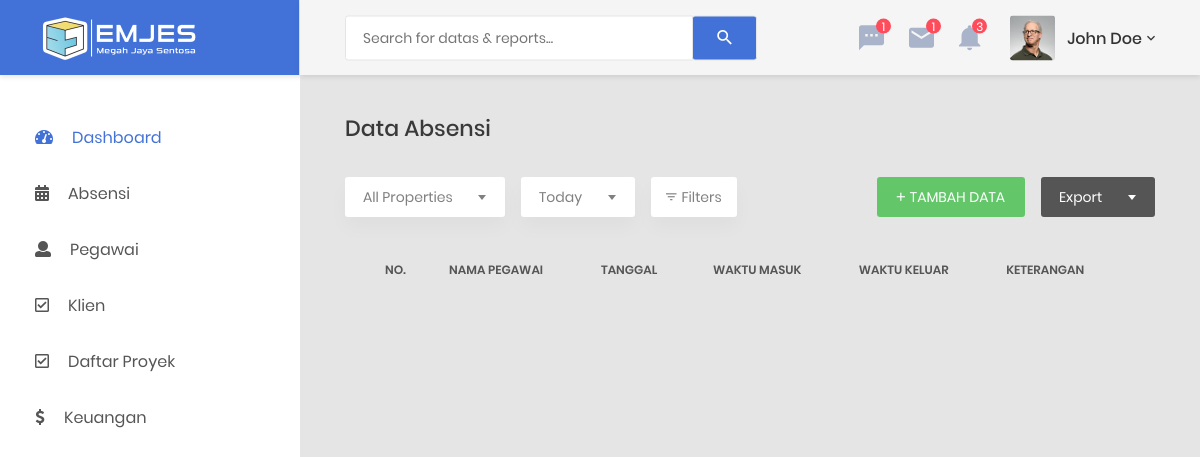
Page /index.php/absensi on the earlier database version.
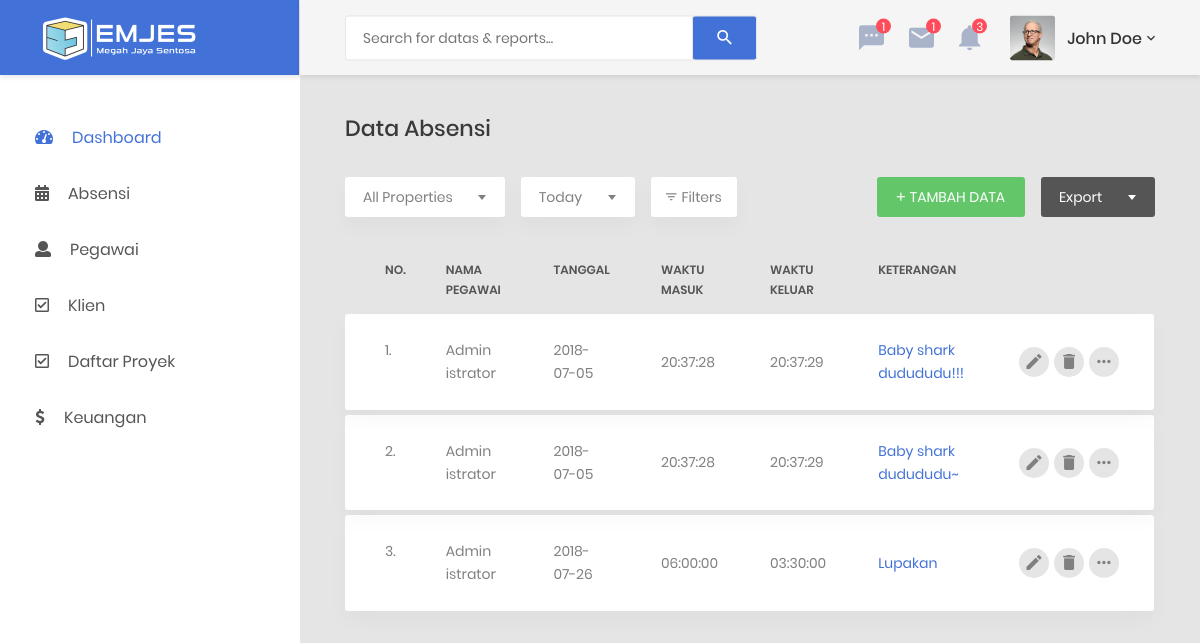
Same page on the later database version.
### tables this page shows
CREATE TABLE `absensi`  (
  `idAbsensi` bigint(20) NOT NULL AUTO_INCREMENT,
  `idPegawai` int(11) NULL DEFAULT NULL,
  `waktuMasuk` time(0) NULL DEFAULT NULL,
  `waktuKeluar` time(0) NULL DEFAULT NULL,
  `tanggal` date NULL DEFAULT NULL,
  `keterangan` text NULL,
  PRIMARY KEY (`idAbsensi`) USING BTREE,
  INDEX `fk_absensi_pegawai_1`(`idPegawai`) USING BTREE
);

CREATE TABLE `users`  (
  `id` int(11) UNSIGNED NOT NULL AUTO_INCREMENT,
  `ip_address` varchar(45) NOT NULL,
  `username` varchar(100) NULL DEFAULT NULL,
  `password` varchar(255) NOT NULL,
  `salt` varchar(255) NULL DEFAULT NULL,
  `email` varchar(254) NOT NULL,
  `activation_code` varchar(40) NULL DEFAULT NULL,
  `forgotten_password_code` varchar(40) NULL DEFAULT NULL,
  `forgotten_password_time` int(11) UNSIGNED NULL DEFAULT NULL,
  `remember_code` varchar(40) NULL DEFAULT NULL,
  `created_on` int(11) UNSIGNED NOT NULL,
  `last_login` int(11) UNSIGNED NULL DEFAULT NULL,
  `active` tinyint(1) UNSIGNED NULL DEFAULT NULL,
  `first_name` varchar(50) NULL DEFAULT NULL,
  `last_name` varchar(50) NULL DEFAULT NULL,
  `company` varchar(100) NULL DEFAULT NULL,
  `phone` varchar(20) NULL DEFAULT NULL,
  PRIMARY KEY (`id`) USING BTREE
);

### application/controllers/Absensi.php (called while the page is built, shortened)
<?php
class Absensi extends CI_Controller {
	public function __construct()
	{
		$this->load->model('M_absensi');
	}
	public function index()
	{
		$data['title'] = 'Absensi';
		$data['pegawai'] = $this->M_absensi->getPegawais()->result();
		$data['absensi'] = $this->M_absensi->getAll()->result();
		$this->load->view('template/header',$data);
		$this->load->view('template/mobile_header',$data);
		$this->load->view('template/desktop_header',$data);
		$this->load->view('template/header_content',$data);
		$this->load->view('absensi');
		$this->load->view('template/footer');
	}
}

### index.php (called while the page is built, shortened)
<?php
require_once BASEPATH.'core/CodeIgniter.php';

### application/models/M_absensi.php (called while the page is built, shortened)
<?php
class M_absensi extends CI_Model
{
	function getAll()
	{
		$this->db->select('*');
		$this->db->from('absensi');
		$this->db->join('users', 'absensi.idPegawai = users.id', 'left');
		return $this->db->get();
	}
	function getPegawais()
	{
		$this->db->select('id,first_name,last_name');
		$this->db->from('users');
		return $this->db->get();
	}
}

### application/views/absensi.php (the view, shortened to what this page needs)
<div class="main-content">
	<div class="section__content section__content--p30">
		<div class="container-fluid">
			<div class="row">
				<div class="col-md-12">
					<h3 class="title-5 m-b-35">data absensi</h3>
					<div class="table-data__tool">
						<div class="table-data__tool-left">
							<div class="rs-select2--light rs-select2--md">
							</div>
							<div class="rs-select2--light rs-select2--sm">
							</div>
							<button class="au-btn-filter">
								<i class="zmdi zmdi-filter-list"></i>filters
							</button>
						</div>
						<div class="table-data__tool-right">
							<button class="au-btn au-btn-icon au-btn--green au-btn--small" data-toggle="modal"
									data-target="#tambahData">
								<i class="zmdi zmdi-plus"></i>tambah data
							</button>
							<div class="rs-select2--dark rs-select2--sm rs-select2--dark2">
							</div>
						</div>
					</div>
					<div class="table-responsive table-responsive-data2">
						<table class="table table-data2">
							<thead>
							<tr>
								<th>no.</th>
								<th>nama pegawai</th>
								<th>tanggal</th>
								<th>waktu masuk</th>
								<th>waktu keluar</th>
								<th>keterangan</th>
								<th></th>
							</tr>
							</thead>
							<tbody>
							<?php
							$i = 0;
							foreach ($absensi as $a) {
								$i++;
								?>
								<tr class="tr-shadow">
									<td><?= $i ?>.</td>
									<td><?= $a->first_name . ' ' . $a->last_name ?></td>
									<td><?= $a->tanggal ?></td>
									<td><?= $a->waktuMasuk ?></td>
									<td><?= $a->waktuKeluar ?></td>
									<td class="desc"><?php echo strlen($a->keterangan) > 50 ? substr($a->keterangan, 0, 30) . "..." : $a->keterangan ?></td>
									<td>
										<div class="table-data-feature">
											<button class="item"
													title="Edit" data-toggle="modal"
													data-target="#editData-<?= $a->idAbsensi ?>">
												<i class="zmdi zmdi-edit"></i>
											</button>
											<button class="item" data-toggle="tooltip" data-placement="top"
													title="Delete"
													onclick="window.location.href='<?= base_url() . "absensi/hapus/" . $a->idAbsensi ?>'">
												<i class="zmdi zmdi-delete"></i>
											</button>
											<button class="item" data-toggle="tooltip" data-placement="top"
													title="More">
												<i class="zmdi zmdi-more"></i>
											</button>
										</div>
									</td>
								</tr>
								<tr class="spacer"></tr>
							<?php }
							?>
							</tbody>
						</table>
					</div>
				</div>
			</div>
		</div>
	</div>
</div>

### application/views/template/header.php (shortened to what this page needs)
<!DOCTYPE html>
<html lang="en">
<head>
    <link href="<?php echo base_url()."assets";?>/css/font-face.css" rel="stylesheet" media="all">
    <link href="<?php echo base_url()."assets";?>/vendor/font-awesome-4.7/css/font-awesome.min.css" rel="stylesheet" media="all">
    <link href="<?php echo base_url()."assets";?>/vendor/font-awesome-5/css/fontawesome-all.min.css" rel="stylesheet" media="all">
    <link href="<?php echo base_url()."assets";?>/vendor/mdi-font/css/material-design-iconic-font.min.css" rel="stylesheet" media="all">
    <link href="<?php echo base_url()."assets";?>/vendor/bootstrap-4.1/bootstrap.min.css" rel="stylesheet" media="all">
    <link href="<?php echo base_url()."assets";?>/vendor/animsition/animsition.min.css" rel="stylesheet" media="all">
    <link href="<?php echo base_url()."assets";?>/vendor/bootstrap-progressbar/bootstrap-progressbar-3.3.4.min.css" rel="stylesheet" media="all">
    <link href="<?php echo base_url()."assets";?>/vendor/wow/animate.css" rel="stylesheet" media="all">
    <link href="<?php echo base_url()."assets";?>/vendor/css-hamburgers/hamburgers.min.css" rel="stylesheet" media="all">
    <link href="<?php echo base_url()."assets";?>/vendor/slick/slick.css" rel="stylesheet" media="all">
    <link href="<?php echo base_url()."assets";?>/vendor/select2/select2.min.css" rel="stylesheet" media="all">
    <link href="<?php echo base_url()."assets";?>/vendor/perfect-scrollbar/perfect-scrollbar.css" rel="stylesheet" media="all">
    <link href="<?php echo base_url()."assets";?>/vendor/clockpicker/bootstrap-clockpicker.min.css" rel="stylesheet" media="all">
    <link href="<?php echo base_url()."assets";?>/css/theme.css" rel="stylesheet" media="all">
</head>
<body class="animsition">
<div class="page-wrapper">

### application/views/template/desktop_header.php (shortened to what this page needs)
<aside class="menu-sidebar d-none d-lg-block">
        <div class="logo">
            <a href="<?php echo base_url()?>">
                <img src="<?php echo base_url()."assets";?>/images/icon/logo.png" alt="Cool Admin"/>
            </a>
        </div>
        <div class="menu-sidebar__content js-scrollbar1">
            <nav class="navbar-sidebar">
                <ul class="list-unstyled navbar__list">
                    <li class="active has-sub">
                        <a class="js-arrow" href="<?php echo base_url()?>beranda"><i class="fas fa-tachometer-alt"></i>Dashboard</a>
                    </li>
                    <li>
                        <a href="<?php echo base_url()?>absensi">
                            <i class="fas fa-calendar-alt"></i>Absensi</a>
                    </li>
                    <li>
                        <a href="<?php echo base_url()?>pegawai/list_users">
                            <i class="fas fa-user"></i>Pegawai</a>
                    </li>
                    <li>
                        <a href="<?php echo base_url()?>klien">
                            <i class="far fa-check-square"></i>Klien</a>
                    </li>
                     <li>
                        <a href="<?php echo base_url()?>daftarproyek">
                            <i class="far fa-check-square"></i>Daftar Proyek</a>
                    </li>
                    <li class="has-sub">
                        <a class="js-arrow" href="#">
                            <i class="fas fa-dollar"></i>Keuangan</a>
                    </li>
                </ul>
            </nav>
        </div>
    </aside>

### application/views/template/header_content.php (shortened to what this page needs)
<div class="page-container">
    <header class="header-desktop">
        <div class="section__content section__content--p30">
            <div class="container-fluid">
                <div class="header-wrap">
                    <form class="form-header" action="" method="POST">
                        <input class="au-input au-input--xl" type="text" name="search"
                               placeholder="Search for datas &amp; reports..."/>
                        <button class="au-btn--submit" type="submit">
                            <i class="zmdi zmdi-search"></i>
                        </button>
                    </form>
                    <div class="header-button">
                        <div class="noti-wrap">
                            <div class="noti__item js-item-menu">
                                <i class="zmdi zmdi-comment-more"></i>
                                <span class="quantity">1</span>
                            </div>
                            <div class="noti__item js-item-menu">
                                <i class="zmdi zmdi-email"></i>
                                <span class="quantity">1</span>
                            </div>
                            <div class="noti__item js-item-menu">
                                <i class="zmdi zmdi-notifications"></i>
                                <span class="quantity">3</span>
                            </div>
                        </div>
                        <div class="account-wrap">
                            <div class="account-item clearfix js-item-menu">
                                <div class="image">
                                    <img src="<?php echo base_url()."assets";?>/images/icon/avatar-01.jpg" alt="John Doe"/>
                                </div>
                                <div class="content">
                                    <a class="js-acc-btn" href="#">john doe</a>
                                </div>
                            </div>
                        </div>
                    </div>
                </div>
            </div>
        </div>
    </header>

### application/views/template/footer.php (shortened to what this page needs)
    </div>
  </body>
</html>

Differences in the rows shown:
added absensi: users.first_name "Admin", users.last_name "istrator", tanggal "2018-07-05", waktuMasuk "20:37:28", waktuKeluar "20:37:29", keterangan "Baby shark dudududu!!!"
added absensi: users.first_name "Admin", users.last_name "istrator", tanggal "2018-07-05", waktuMasuk "20:37:28", waktuKeluar "20:37:29", keterangan "Baby shark dudududu~"
added absensi: users.first_name "Admin", users.last_name "istrator", tanggal "2018-07-26", waktuMasuk "06:00:00", waktuKeluar "03:30:00", keterangan "Lupakan"
